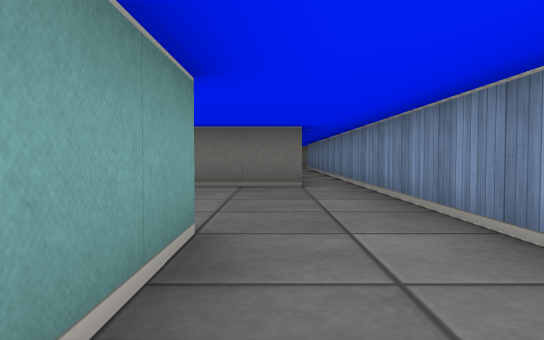
View 1 (above)

16 first-person views from a walk through a cub3D ray-caster map. The camera is about half as high as the walls, tilts 2° down and sees 70° across. The floor is counted in squares. Each view is taken from the middle of a square. On the plan, view 1 faces up. The plan holds only what a view shows up to about 9 squares ahead; the rest is blank.

View 2
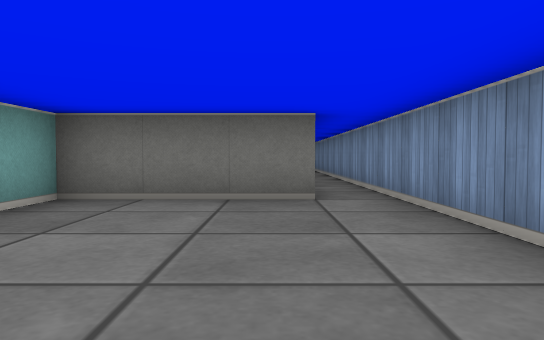

View 3
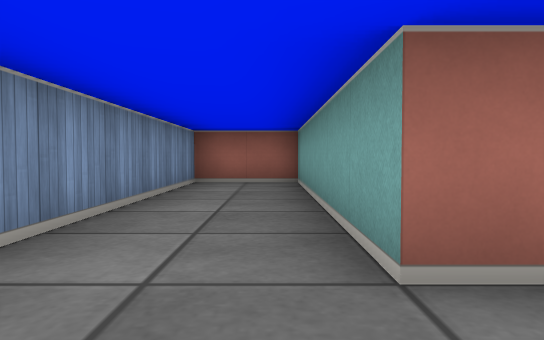

View 4
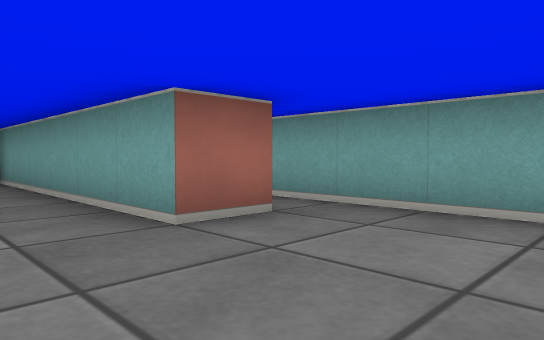

View 5
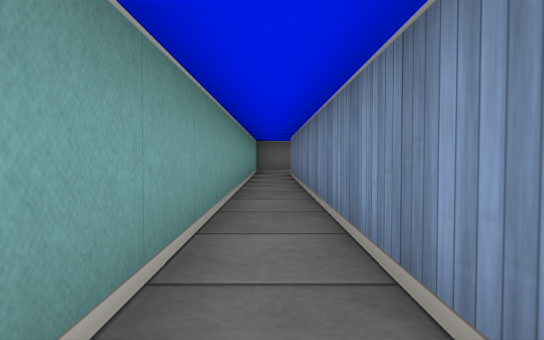

View 6
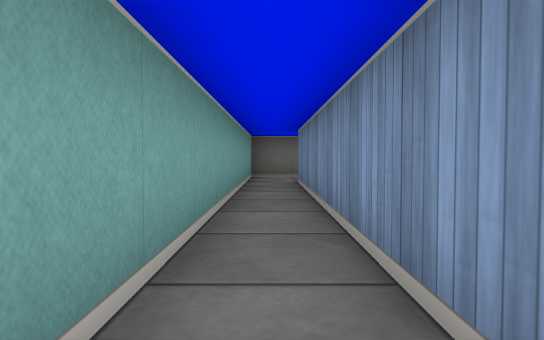

View 7
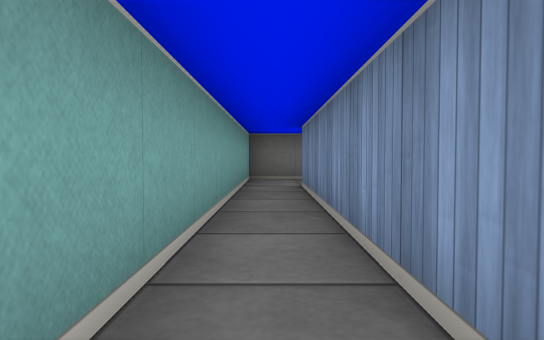

View 8
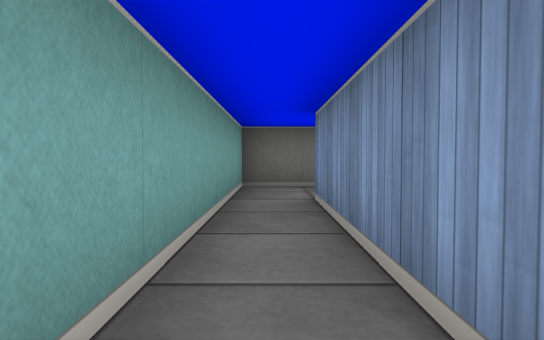

View 9
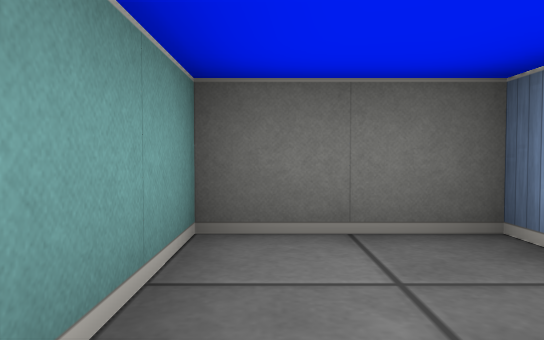

View 10
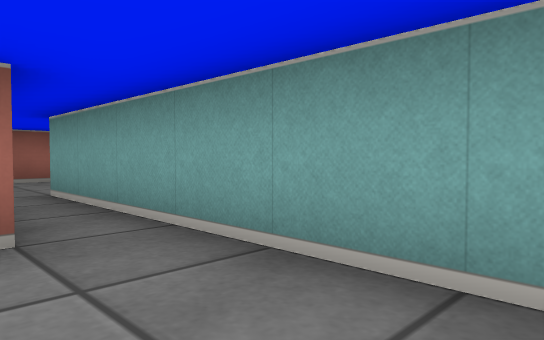

View 11
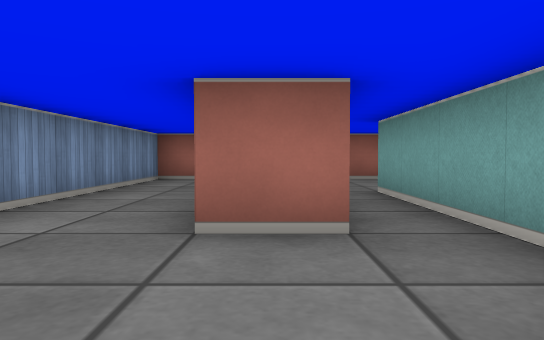

View 12
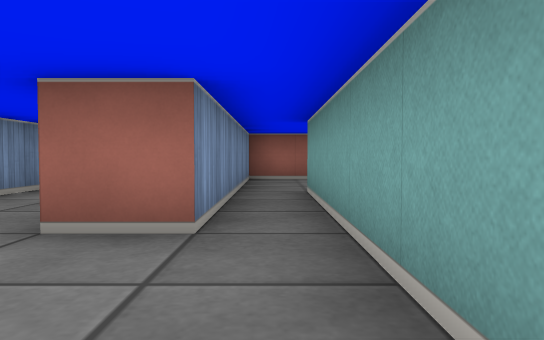

View 13
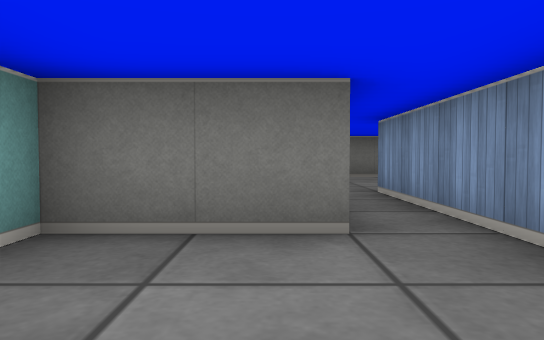

View 14
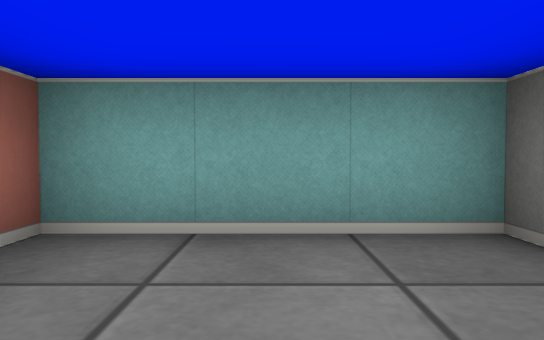

View 15
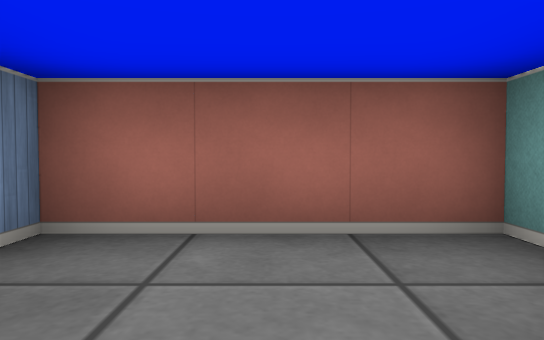

View 16
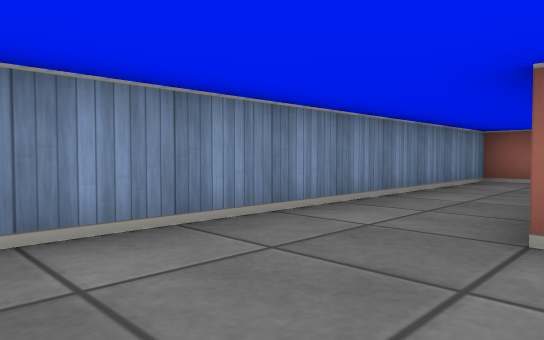

### Floor plan
Ten units are one square. View 1 is at (0, 0); x grows to the right and y downward. Boxes are objects, and circles mark ways between rooms. Rooms are numbered by the first view taken in them; rooms with no view inside come last. Other rooms are left out.
<svg viewBox="-50 -190 81 230">
<path fill="none" stroke="#000" d="M-15 -25 -5 -25 -5 35 15 35 15 -165M26 -185 5 -185 5 -65 -25 -65 -25 -25M-25 -25 -25 5 -45 5 -45 35 -15 35 -15 -25"/>
<circle cx="-20" cy="-20" r="3" fill="#2a7"/>
<text x="0" y="-60">1</text>
<text x="-30" y="10">2</text>
</svg>
Room 1 opens to room 2.

Where each view was taken, in squares from view 1:
view 1: 0 up, 0 right, facing up
view 2: 2 up, 0 right, facing up
view 3: 4 up, 0 right, facing down
view 4: 5 up, 1 right, facing down-left
view 5: 6 up, 1 right, facing up
view 6: 9 up, 1 right, facing up
view 7: 10 up, 1 right, facing up
view 8: 12 up, 1 right, facing up
view 9: 16 up, 1 right, facing up
view 10: 5 up, 1 left, facing down-left
view 11: 5 up, 1 left, facing down
view 12: 5 up, 2 left, facing down
view 13: 3 down, 3 left, facing up
view 14: 2 down, 2 left, facing left
view 15: 1 down, 3 left, facing down
view 16: 5 up, 1 left, facing down-right
